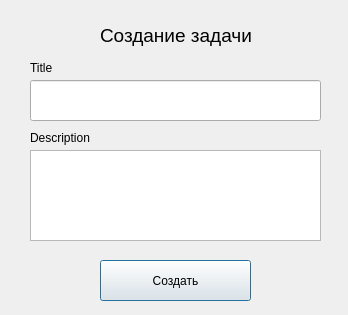
<?xml version="1.0" encoding="UTF-8"?>
<ui version="4.0">
 <class>taskCreateDialog</class>
 <widget class="QDialog" name="taskCreateDialog">
  <property name="geometry">
   <rect>
    <x>0</x>
    <y>0</y>
    <width>348</width>
    <height>315</height>
   </rect>
  </property>
  <property name="windowTitle">
   <string>Dialog</string>
  </property>
  <widget class="QPushButton" name="createButton">
   <property name="geometry">
    <rect>
     <x>100</x>
     <y>260</y>
     <width>151</width>
     <height>41</height>
    </rect>
   </property>
   <property name="text">
    <string>Создать</string>
   </property>
  </widget>
  <widget class="QLabel" name="label_2">
   <property name="geometry">
    <rect>
     <x>30</x>
     <y>60</y>
     <width>61</width>
     <height>16</height>
    </rect>
   </property>
   <property name="text">
    <string>Title</string>
   </property>
  </widget>
  <widget class="QLabel" name="label">
   <property name="geometry">
    <rect>
     <x>100</x>
     <y>20</y>
     <width>161</width>
     <height>31</height>
    </rect>
   </property>
   <property name="font">
    <font>
     <pointsize>14</pointsize>
    </font>
   </property>
   <property name="text">
    <string>Создание задачи</string>
   </property>
  </widget>
  <widget class="QLineEdit" name="titleEdit">
   <property name="geometry">
    <rect>
     <x>30</x>
     <y>80</y>
     <width>291</width>
     <height>41</height>
    </rect>
   </property>
   <property name="font">
    <font>
     <pointsize>14</pointsize>
    </font>
   </property>
  </widget>
  <widget class="QLabel" name="label_3">
   <property name="geometry">
    <rect>
     <x>30</x>
     <y>130</y>
     <width>61</width>
     <height>16</height>
    </rect>
   </property>
   <property name="text">
    <string>Description</string>
   </property>
  </widget>
  <widget class="QTextEdit" name="descriptionEdit">
   <property name="geometry">
    <rect>
     <x>30</x>
     <y>150</y>
     <width>291</width>
     <height>91</height>
    </rect>
   </property>
   <property name="font">
    <font>
     <pointsize>12</pointsize>
    </font>
   </property>
  </widget>
 </widget>
 <resources/>
 <connections/>
</ui>
